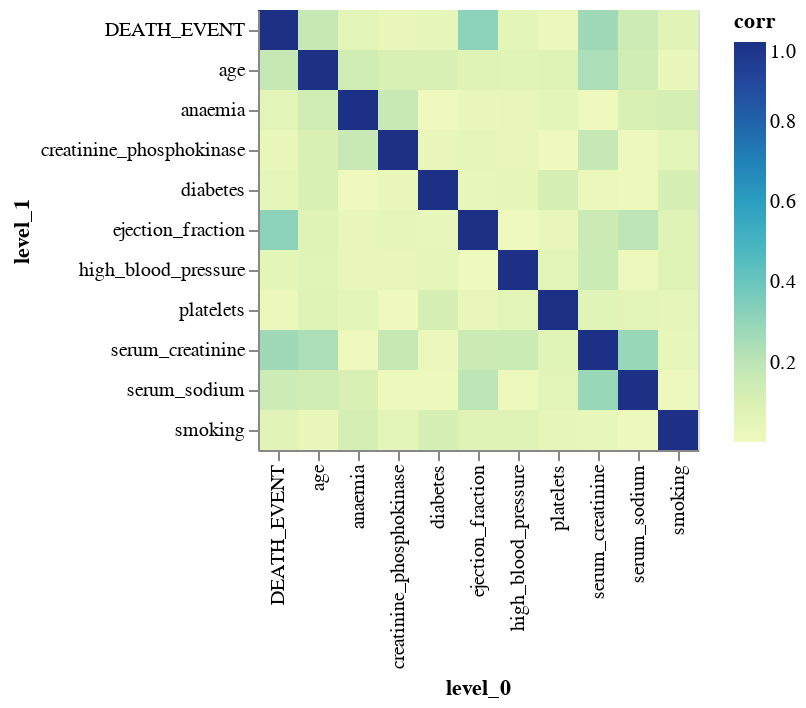

Source (notebook cell):
### Code cell
corr_df = (
    train_df.drop(['sex', 'time'], axis = 1)
    .corr('spearman')
    .abs()
    .stack()
    .reset_index(name='corr'))
alt.Chart(corr_df).mark_rect().encode(
    x='level_0',
    y='level_1',
    size='corr',
    color='corr')

### Figure 1 — Vega-Lite specification as saved in the notebook (floating-point values rounded to 4 significant figures)
{"$schema": "https://vega.github.io/schema/vega-lite/v4.8.1.json", "config": {"view": {"continuousHeight": 300, "continuousWidth": 400}}, "data": {"name": "data-702b23954b2e98acf132728b36b46b42"}, "datasets": {"data-702b23954b2e98acf132728b36b46b42": [{"corr": 1, "level_0": "age", "level_1": "age"}, {"corr": 0.1373, "level_0": "age", "level_1": "anaemia"}, {"corr": 0.1072, "level_0": "age", "level_1": "creatinine_phosphokinase"}, {"corr": 0.1103, "level_0": "age", "level_1": "diabetes"}, {"corr": 0.08023, "level_0": "age", "level_1": "ejection_fraction"}, {"corr": 0.06906, "level_0": "age", "level_1": "high_blood_pressure"}, {"corr": 0.07995, "level_0": "age", "level_1": "platelets"}, {"corr": 0.2432, "level_0": "age", "level_1": "serum_creatinine"}, {"corr": 0.1374, "level_0": "age", "level_1": "serum_sodium"}, {"corr": 0.02697, "level_0": "age", "level_1": "smoking"}, {"corr": 0.1736, "level_0": "age", "level_1": "DEATH_EVENT"}, {"corr": 0.1373, "level_0": "anaemia", "level_1": "age"}, {"corr": 1, "level_0": "anaemia", "level_1": "anaemia"}, {"corr": 0.1652, "level_0": "anaemia", "level_1": "creatinine_phosphokinase"}, {"corr": 0.001612, "level_0": "anaemia", "level_1": "diabetes"}, {"corr": 0.03159, "level_0": "anaemia", "level_1": "ejection_fraction"}, {"corr": 0.03292, "level_0": "anaemia", "level_1": "high_blood_pressure"}, {"corr": 0.05415, "level_0": "anaemia", "level_1": "platelets"}, {"corr": 0.003546, "level_0": "anaemia", "level_1": "serum_creatinine"}, {"corr": 0.1101, "level_0": "anaemia", "level_1": "serum_sodium"}, {"corr": 0.123, "level_0": "anaemia", "level_1": "smoking"}, {"corr": 0.06182, "level_0": "anaemia", "level_1": "DEATH_EVENT"}, {"corr": 0.1072, "level_0": "creatinine_phosphokinase", "level_1": "age"}, {"corr": 0.1652, "level_0": "creatinine_phosphokinase", "level_1": "anaemia"}, {"corr": 1, "level_0": "creatinine_phosphokinase", "level_1": "creatinine_phosphokinase"}, {"corr": 0.03229, "level_0": "creatinine_phosphokinase", "level_1": "diabetes"}, {"corr": 0.04471, "level_0": "creatinine_phosphokinase", "level_1": "ejection_fraction"}, {"corr": 0.03509, "level_0": "creatinine_phosphokinase", "level_1": "high_blood_pressure"}, {"corr": 0.003656, "level_0": "creatinine_phosphokinase", "level_1": "platelets"}, {"corr": 0.1753, "level_0": "creatinine_phosphokinase", "level_1": "serum_creatinine"}, {"corr": 0.01123, "level_0": "creatinine_phosphokinase", "level_1": "serum_sodium"}, {"corr": 0.0573, "level_0": "creatinine_phosphokinase", "level_1": "smoking"}, {"corr": 0.02532, "level_0": "creatinine_phosphokinase", "level_1": "DEATH_EVENT"}, {"corr": 0.1103, "level_0": "diabetes", "level_1": "age"}, {"corr": 0.001612, "level_0": "diabetes", "level_1": "anaemia"}, {"corr": 0.03229, "level_0": "diabetes", "level_1": "creatinine_phosphokinase"}, {"corr": 1, "level_0": "diabetes", "level_1": "diabetes"}, {"corr": 0.03977, "level_0": "diabetes", "level_1": "ejection_fraction"}, {"corr": 0.04445, "level_0": "diabetes", "level_1": "high_blood_pressure"}, {"corr": 0.1227, "level_0": "diabetes", "level_1": "platelets"}, {"corr": 0.02081, "level_0": "diabetes", "level_1": "serum_creatinine"}, {"corr": 0.01208, "level_0": "diabetes", "level_1": "serum_sodium"}, {"corr": 0.1188, "level_0": "diabetes", "level_1": "smoking"}, {"corr": 0.04677, "level_0": "diabetes", "level_1": "DEATH_EVENT"}, {"corr": 0.08023, "level_0": "ejection_fraction", "level_1": "age"}, {"corr": 0.03159, "level_0": "ejection_fraction", "level_1": "anaemia"}, {"corr": 0.04471, "level_0": "ejection_fraction", "level_1": "creatinine_phosphokinase"}, {"corr": 0.03977, "level_0": "ejection_fraction", "level_1": "diabetes"}, {"corr": 1, "level_0": "ejection_fraction", "level_1": "ejection_fraction"}, {"corr": 0.005398, "level_0": "ejection_fraction", "level_1": "high_blood_pressure"}, {"corr": 0.03551, "level_0": "ejection_fraction", "level_1": "platelets"}, {"corr": 0.15, "level_0": "ejection_fraction", "level_1": "serum_creatinine"}, {"corr": 0.1977, "level_0": "ejection_fraction", "level_1": "serum_sodium"}, {"corr": 0.0811, "level_0": "ejection_fraction", "level_1": "smoking"}, {"corr": 0.3183, "level_0": "ejection_fraction", "level_1": "DEATH_EVENT"}, {"corr": 0.06906, "level_0": "high_blood_pressure", "level_1": "age"}, {"corr": 0.03292, "level_0": "high_blood_pressure", "level_1": "anaemia"}, {"corr": 0.03509, "level_0": "high_blood_pressure", "level_1": "creatinine_phosphokinase"}, {"corr": 0.04445, "level_0": "high_blood_pressure", "level_1": "diabetes"}, {"corr": 0.005398, "level_0": "high_blood_pressure", "level_1": "ejection_fraction"}, {"corr": 1, "level_0": "high_blood_pressure", "level_1": "high_blood_pressure"}, {"corr": 0.06374, "level_0": "high_blood_pressure", "level_1": "platelets"}, {"corr": 0.1551, "level_0": "high_blood_pressure", "level_1": "serum_creatinine"}, {"corr": 0.01152, "level_0": "high_blood_pressure", "level_1": "serum_sodium"}, {"corr": 0.07913, "level_0": "high_blood_pressure", "level_1": "smoking"}, {"corr": 0.05625, "level_0": "high_blood_pressure", "level_1": "DEATH_EVENT"}, {"corr": 0.07995, "level_0": "platelets", "level_1": "age"}, {"corr": 0.05415, "level_0": "platelets", "level_1": "anaemia"}, {"corr": 0.003656, "level_0": "platelets", "level_1": "creatinine_phosphokinase"}, {"corr": 0.1227, "level_0": "platelets", "level_1": "diabetes"}, {"corr": 0.03551, "level_0": "platelets", "level_1": "ejection_fraction"}, {"corr": 0.06374, "level_0": "platelets", "level_1": "high_blood_pressure"}, {"corr": 1, "level_0": "platelets", "level_1": "platelets"}, {"corr": 0.07022, "level_0": "platelets", "level_1": "serum_creatinine"}, {"corr": 0.0665, "level_0": "platelets", "level_1": "serum_sodium"}, {"corr": 0.04453, "level_0": "platelets", "level_1": "smoking"}, {"corr": 0.02362, "level_0": "platelets", "level_1": "DEATH_EVENT"}, {"corr": 0.2432, "level_0": "serum_creatinine", "level_1": "age"}, {"corr": 0.003546, "level_0": "serum_creatinine", "level_1": "anaemia"}, {"corr": 0.1753, "level_0": "serum_creatinine", "level_1": "creatinine_phosphokinase"}, {"corr": 0.02081, "level_0": "serum_creatinine", "level_1": "diabetes"}, {"corr": 0.15, "level_0": "serum_creatinine", "level_1": "ejection_fraction"}, {"corr": 0.1551, "level_0": "serum_creatinine", "level_1": "high_blood_pressure"}, {"corr": 0.07022, "level_0": "serum_creatinine", "level_1": "platelets"}, {"corr": 1, "level_0": "serum_creatinine", "level_1": "serum_creatinine"}, {"corr": 0.2901, "level_0": "serum_creatinine", "level_1": "serum_sodium"}, {"corr": 0.0438, "level_0": "serum_creatinine", "level_1": "smoking"}, {"corr": 0.2753, "level_0": "serum_creatinine", "level_1": "DEATH_EVENT"}, {"corr": 0.1374, "level_0": "serum_sodium", "level_1": "age"}, {"corr": 0.1101, "level_0": "serum_sodium", "level_1": "anaemia"}, {"corr": 0.01123, "level_0": "serum_sodium", "level_1": "creatinine_phosphokinase"}, {"corr": 0.01208, "level_0": "serum_sodium", "level_1": "diabetes"}, {"corr": 0.1977, "level_0": "serum_sodium", "level_1": "ejection_fraction"}, {"corr": 0.01152, "level_0": "serum_sodium", "level_1": "high_blood_pressure"}, {"corr": 0.0665, "level_0": "serum_sodium", "level_1": "platelets"}, {"corr": 0.2901, "level_0": "serum_sodium", "level_1": "serum_creatinine"}, {"corr": 1, "level_0": "serum_sodium", "level_1": "serum_sodium"}, {"corr": 0.01795, "level_0": "serum_sodium", "level_1": "smoking"}, {"corr": 0.1477, "level_0": "serum_sodium", "level_1": "DEATH_EVENT"}, {"corr": 0.02697, "level_0": "smoking", "level_1": "age"}, {"corr": 0.123, "level_0": "smoking", "level_1": "anaemia"}, {"corr": 0.0573, "level_0": "smoking", "level_1": "creatinine_phosphokinase"}, {"corr": 0.1188, "level_0": "smoking", "level_1": "diabetes"}, {"corr": 0.0811, "level_0": "smoking", "level_1": "ejection_fraction"}, {"corr": 0.07913, "level_0": "smoking", "level_1": "high_blood_pressure"}, {"corr": 0.04453, "level_0": "smoking", "level_1": "platelets"}, {"corr": 0.0438, "level_0": "smoking", "level_1": "serum_creatinine"}, {"corr": 0.01795, "level_0": "smoking", "level_1": "serum_sodium"}, {"corr": 1, "level_0": "smoking", "level_1": "smoking"}, {"corr": 0.07252, "level_0": "smoking", "level_1": "DEATH_EVENT"}, {"corr": 0.1736, "level_0": "DEATH_EVENT", "level_1": "age"}, {"corr": 0.06182, "level_0": "DEATH_EVENT", "level_1": "anaemia"}, {"corr": 0.02532, "level_0": "DEATH_EVENT", "level_1": "creatinine_phosphokinase"}, {"corr": 0.04677, "level_0": "DEATH_EVENT", "level_1": "diabetes"}, {"corr": 0.3183, "level_0": "DEATH_EVENT", "level_1": "ejection_fraction"}, {"corr": 0.05625, "level_0": "DEATH_EVENT", "level_1": "high_blood_pressure"}, {"corr": 0.02362, "level_0": "DEATH_EVENT", "level_1": "platelets"}, {"corr": 0.2753, "level_0": "DEATH_EVENT", "level_1": "serum_creatinine"}, {"corr": 0.1477, "level_0": "DEATH_EVENT", "level_1": "serum_sodium"}, {"corr": 0.07252, "level_0": "DEATH_EVENT", "level_1": "smoking"}, {"corr": 1, "level_0": "DEATH_EVENT", "level_1": "DEATH_EVENT"}]}, "encoding": {"color": {"field": "corr", "type": "quantitative"}, "size": {"field": "corr", "type": "quantitative"}, "x": {"field": "level_0", "type": "nominal"}, "y": {"field": "level_1", "type": "nominal"}}, "mark": "rect"}
